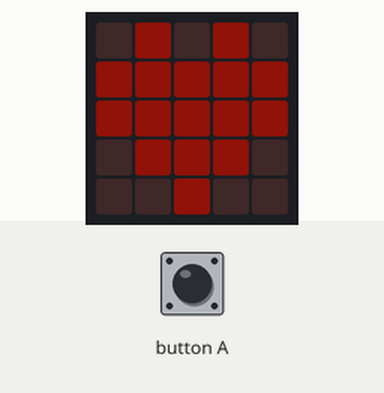
Recording of a program running on a simulated BBC micro:bit (MakeCode). On the bench: the board's 5×5 LED display. The test bench sets the inputs (shaded band). Dim RGB values are drawn brighter than linear.

Above: at 1.9 s.
At 2.5 s:
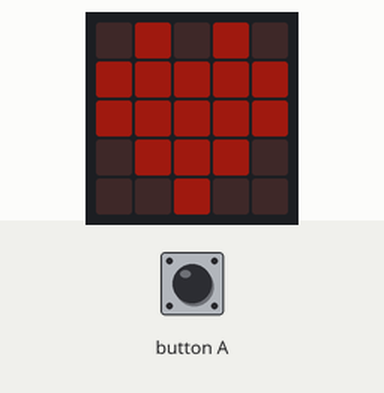
At 5.0 s:
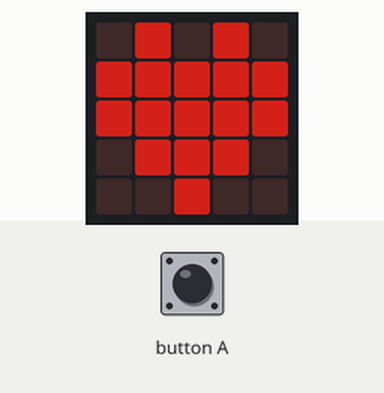
5.1 s: button A pressed for 0.75 s
Timing chart, 0 to 8.1 s (numbered marks = the images above; inputs shaded):
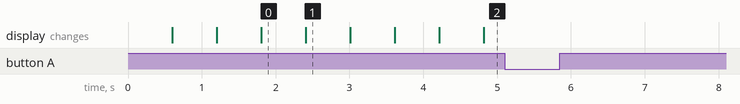

Measured:
- after the input at 5.1 s, every drawn part: stays the same
- what the display in image 0 shows lasts 0.6 s, from 1.8 s to 2.4 s

The program:

pumpingHeart.py
```python
# pumping heart on the LED-matrix: from full brightness to "off" and back ..

factor = 2
b = 1
led.set_brightness(b)

while not (input.button_is_pressed(Button.A)):
    b = b * factor

    if b <= 1:
        b = 1
        factor = 2

    if b >= 255:
        b = 255
        factor = 0.5

    led.set_brightness(b)

    basic.show_icon(IconNames.HEART)
    #basic.pause(10)
```
